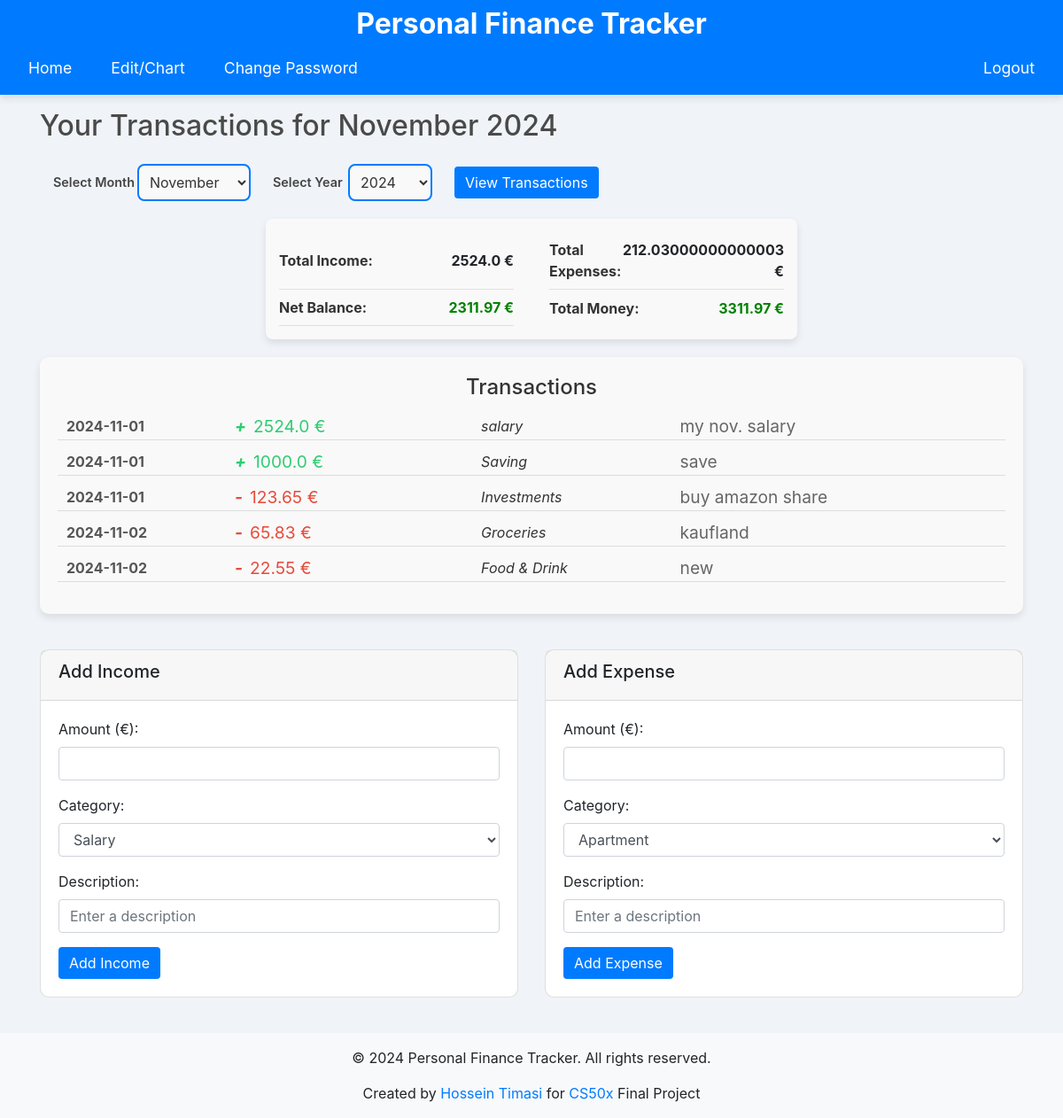
Screenshot of / (signed in) with the database file from the repository.
### app.py (models this page shows, shortened)
class Transaction(db.Model):
    __tablename__ = 'user_transactions'  # Rename the table to avoid conflicts
    id = db.Column(db.Integer, primary_key=True)
    user_id = db.Column(db.Integer, db.ForeignKey('user.id'), nullable=False)
    amount = db.Column(db.Float, nullable=False)
    category = db.Column(db.String(50), nullable=False)
    transaction_type = db.Column(db.String(10), nullable=False)  # 'income' or 'expense'
    date = db.Column(db.DateTime, default=datetime.utcnow)
    description = db.Column(db.String(200), nullable=True)

### app.py (the view)
@app.route('/', methods=['GET', 'POST'])
def index():
    if 'user_id' not in session:
        return redirect(url_for('login'))
    current_date = datetime.now()
    if request.method == 'POST':
        selected_month = int(request.form.get('month'))
        selected_year = int(request.form.get('year'))
    else:
        selected_month = current_date.month
        selected_year = current_date.year
    transactions = Transaction.query.filter(
        db.extract('month', Transaction.date) == selected_month,
        db.extract('year', Transaction.date) == selected_year,
        Transaction.user_id == session['user_id']
    ).all()
    total_income = sum(t.amount for t in transactions if t.transaction_type == 'income' and t.category.lower() == 'salary')
    total_expenses = sum(t.amount for t in transactions if t.transaction_type == 'expense')
    net_balance = total_income - total_expenses
    total_money = net_balance + sum(t.amount for t in transactions if t.transaction_type == 'income' and t.category.lower() == 'saving')
    month_names = ["January", "February", "March", "April", "May", "June", "July", "August", "September", "October", "November", "December"]
    years = list(range(current_date.year, current_date.year - 6, -1))  # Last 6 years
    category_expenses = {
        "apartment": 0,
        "tv": 0,
        "bills": 0,
        "education": 0,
        "food_and_drink": 0,
        "groceries": 0,
        "health_and_fitness": 0,
        "investments": 0,
        "borrow": 0,
        "vehicle_and_transports": 0,
        "travel": 0,
        "shopping": 0,
        "entertainment": 0,
        "other": 0
    }
    category_display_names = {
        "apartment": "Apartment",
        "tv": "TV",
        "bills": "Bills",
        "education": "Education",
        "food_and_drink": "Food & Drink",
        "groceries": "Groceries",
        "health_and_fitness": "Health & Fitness",
        "investments": "Investments",
        "borrow": "Borrow",
        "vehicle_and_transports": "Vehicle & Transports",
        "travel": "Travel",
        "shopping": "Shopping",
        "entertainment": "Entertainment",
        "other": "Other"
    }
    for transaction in transactions:
        if transaction.transaction_type == 'expense':
            category = transaction.category.lower().replace(" ", "_")
            if category in category_expenses:
                category_expenses[category] += transaction.amount
            else:
                category_expenses[category] = transaction.amount
    return render_template(
        'index.html',
        transactions=transactions,
        category_display_names=category_display_names,
        selected_month=selected_month,
        selected_year=selected_year,
        month_names=month_names,
        years=years,
        total_income=total_income,
        total_expenses=total_expenses,
        net_balance=net_balance,
        total_money=total_money,
        category_expenses=category_expenses)

### templates/index.html (shortened to what this page needs)
{% extends "layout.html" %}
{% block content %}
    <h2>Your Transactions for {{ month_names[selected_month - 1] }} {{ selected_year }}</h2>
    <div class="container mt-4 form-container">
        <form action="{{ url_for('index') }}" method="post" class="d-flex align-items-center">
            <div class="d-flex align-items-center me-4">
                <label for="month" class="form-label mb-0 label-width">Select Month</label>
                <select name="month" id="month" class="form-select ms-2">
                    {% for month in month_names %}
                        <option value="{{ loop.index }}" {% if loop.index == selected_month %}selected{% endif %}>
                            {{ month }}
                        </option>
                    {% endfor %}
                </select>
            </div>
            <div class="d-flex align-items-center me-4">
                <label for="year" class="form-label mb-0 label-width">Select Year</label>
                <select name="year" id="year" class="form-select ms-2">
                    {% for year in years %}
                        <option value="{{ year }}" {% if year == selected_year %}selected{% endif %}>
                            {{ year }}
                        </option>
                    {% endfor %}
                </select>
            </div>
            <div>
                <button type="submit" class="btn btn-primary">View Transactions</button>
            </div>
        </form>
    </div>
    <div class="financial-summary">
        <div class="summary-item">
            <span class="summary-label">Total Income:</span>
            <span class="summary-value">{{ total_income }} €</span>
        </div>
        <div class="summary-item">
            <span class="summary-label">Total Expenses:</span>
            <span class="summary-value">{{ total_expenses }} €</span>
        </div>
        <div class="summary-item">
            <span class="summary-label">Net Balance:</span>
            <span class="summary-value" style="color: {% if net_balance >= 0 %}green{% else %}red{% endif %};">
                {{ net_balance }} €
            </span>
        </div>
        <div class="summary-item">
            <span class="summary-label">Total Money:</span>
            <span class="summary-value" style="color: {% if total_money >= 0 %}green{% else %}red{% endif %};">
                {{ total_money }} €
            </span>
        </div>
    </div>
    <div class="transaction-history">
        <h3>Transactions</h3>
        <ul class="transaction-list">
            {% for transaction in transactions %}
                <li class="transaction-item">
                    <span class="transaction-date">{{ transaction.date.strftime('%Y-%m-%d') if transaction.date else 'N/A' }}</span>
                    <span class="transaction-amount {% if transaction.transaction_type == 'income' %}income{% else %}expense{% endif %}">
                        {% if transaction.transaction_type == 'income' %}
                            <i class="icon-income">+</i>
                        {% else %}
                            <i class="icon-expense">-</i>
                        {% endif %}
                        {{ transaction.amount }} €
                    </span>
                    <span class="transaction-category">
                        {{ category_display_names.get(transaction.category.lower().replace(' ', '_'), transaction.category) }}
                    </span>
                    <span class="transaction-description">{{ transaction.description }}</span>
                </li>
            {% endfor %}
        </ul>
    </div>
    <div class="row my-4">
        <div class="col-md-6">
            <div class="card my-3">
                <div class="card-header">
                    <h5>Add Income</h5>
                </div>
                <div class="card-body">
                    <form action="{{ url_for('add_income') }}" method="POST">
                        <div class="form-group">
                            <label for="amount">Amount (€):</label>
                            <input type="number" step="0.01" class="form-control" id="amount" name="amount" required>
                        </div>
                        <div class="form-group">
                            <label for="category">Category:</label>
                            <select class="form-control" id="category" name="category" required>
                                <option value="Salary">Salary</option>
                            </select>
                        </div>
                        <div class="form-group">
                            <label for="description">Description:</label>
                            <input type="text" class="form-control" id="description" name="description" placeholder="Enter a description">
                        </div>
                        <button type="submit" class="btn btn-primary">Add Income</button>
                    </form>
                </div>
            </div>
        </div>
        <div class="col-md-6">
            <div class="card my-3">
                <div class="card-header">
                    <h5>Add Expense</h5>
                </div>
                <div class="card-body">
                    <form action="{{ url_for('add_expense') }}" method="POST">
                        <div class="form-group">
                            <label for="amount">Amount (€):</label>
                            <input type="number" step="0.01" class="form-control" id="amount" name="amount" required>
                        </div>
                        <div class="form-group">
                            <label for="category">Category:</label>
                            <select class="form-control" id="category" name="category" required>
                                <option value="Apartment">Apartment</option>
                            </select>
                        </div>
                        <div class="form-group">
                            <label for="description">Description:</label>
                            <input type="text" class="form-control" id="description" name="description" placeholder="Enter a description">
                        </div>
                        <button type="submit" class="btn btn-primary">Add Expense</button>
                    </form>
                </div>
            </div>
        </div>
    </div>
{% endblock %}

### templates/layout.html (shortened to what this page needs)
<!DOCTYPE html>
<html lang="en">
<head>
    <link href="https://stackpath.bootstrapcdn.com/bootstrap/4.5.2/css/bootstrap.min.css" rel="stylesheet">
    <link href="/static/css/styles.css" rel="stylesheet">
</head>
<body>
    <header class="bg-primary text-white py-2">
        <div class="container">
            <h1>Personal Finance Tracker</h1>
            <nav class="nav-container">
                <div class="nav-links">
                    <a class="text-white" href="{{ url_for('index') }}">Home</a>
                    <a class="text-white" href="{{ url_for('history') }}">Edit/Chart</a>
                    <a class="text-white" href="{{ url_for('change_password') }}">Change Password</a>
                </div>
                {% if 'user_id' in session %}
                    <div class="logout-link">
                        <a class="text-white" href="{{ url_for('logout') }}">Logout</a>
                    </div>
                {% endif %}
            </nav>
        </div>
    </header>
    <div class="container my-3">
        {% block content %}{% endblock %}
    </div>
    <footer class="bg-light text-center py-3">
        <p>&copy; 2024 Personal Finance Tracker. All rights reserved.</p>
        Created by <a href="https://www.linkedin.com/in/hossein-timasi-a43a2755/" target="_blank">Hossein Timasi</a> for <a
            href="https://cs50.harvard.edu/x/2024/project/" target="_blank">CS50x </a>Final Project
    </footer>
</body>
</html>

### static/css/styles.css (style rules this page uses)
.form-container .d-flex.align-items-center { margin-right: 25px; }
.form-label { display: block; margin-bottom: 10px; font-weight: 600; color: #444; font-size: 0.9rem; }
.form-select { width: 60%; padding: 8px 8px; border: 2px solid #007bff; border-radius: 8px; background-color: #f9f9f9; background-repeat: no-repeat; font-size: 1rem; color: #333; cursor: pointer; transition: border-color 0.3s ease, box-shadow 0.3s ease; }
.label-width { width: 100px; display: inline-block; }
.financial-summary { display: grid; grid-template-columns: 1fr 1fr; column-gap: 40px; max-width: 600px; margin: 20px auto; padding: 15px; background-color: #f9f9f9; border-radius: 8px; box-shadow: 0px 4px 8px rgba(0, 0, 0, 0.1); }
.summary-item { display: flex; justify-content: space-between; align-items: center; padding: 8px 0; border-bottom: 1px solid #e0e0e0; }
.summary-item:last-child { border-bottom: none; }
.summary-label { font-weight: bold; font-size: 16px; color: #333; }
.summary-value { font-size: 16px; font-weight: bold; text-align: right; }
.transaction-history { max-width: 600px; margin: 20px auto; padding: 20px; background-color: #f9f9f9; border-radius: 10px; box-shadow: 0px 4px 8px rgba(0, 0, 0, 0.1); }
.transaction-history { max-width: 1200px; margin: 10px auto; padding: 20px; background-color: #f9f9f9; border-radius: 10px; box-shadow: 0px 4px 8px rgba(0, 0, 0, 0.1); }
.transaction-history h3 { text-align: center; font-size: 1.5em; color: #333; margin-bottom: 15px; }
.transaction-list { list-style-type: none; padding: 0; }
.transaction-item { display: flex; align-items: center; padding: 12px 10px; margin-bottom: 10px; border-bottom: 1px solid #ddd; height: 30px; }
.transaction-date { width: 180px; font-weight: bold; color: #555; }
.transaction-amount { flex: 1.5; font-size: 1.2em; display: flex; align-items: center; padding-left: 10px; }
.transaction-amount.income { color: #2ecc71; }
.transaction-amount.expense { color: #e74c3c; }
.transaction-category { flex: 1.2; color: #333; font-style: italic; padding-left: 10px; }
.transaction-description { flex: 2; color: #666; padding-left: 10px; font-size: 1.2em; }
.icon-income, .icon-expense { margin-right: 8px; font-size: 1.0em; font-weight: bold; }
header { background-color: #3498db; color: white; padding: 20px 0; box-shadow: 0 4px 8px rgba(0, 0, 0, 0.1); }
header .container { max-width: 1200px; margin: 0 auto; padding: 0 20px; }
header h1 { font-size: 2em; margin: 0 0 10px; font-weight: bold; text-align: center; }
.nav-container { display: flex; justify-content: space-between; align-items: center; }
.nav-links { display: flex; gap: 20px; }
.logout-link a, .nav-links a { color: white; text-decoration: none; font-size: 1.1em; padding: 8px 12px; border-radius: 4px; transition: background-color 0.3s, color 0.3s; }
.logout-link { margin-left: auto; }
body { background-color: #f0f4f8; }
.card { border-radius: 10px; }
h2 { color: #4A4A4A; }
.btn-primary { background-color: #007bff; border: none; display: inline-block; }

### rows the page displays
Transaction: get "salary"
Transaction: get "Saving"
Transaction: get "Investments"
Transaction: get "Groceries"
Transaction: get "Food & Drink"

### other values shown
{{ total_income }} "2524.0"
{{ total_expenses }} "212.03000000000003"
{{ net_balance }} "2311.97"
{{ total_money }} "3311.97"
form field month "November"
form field year "2024"
